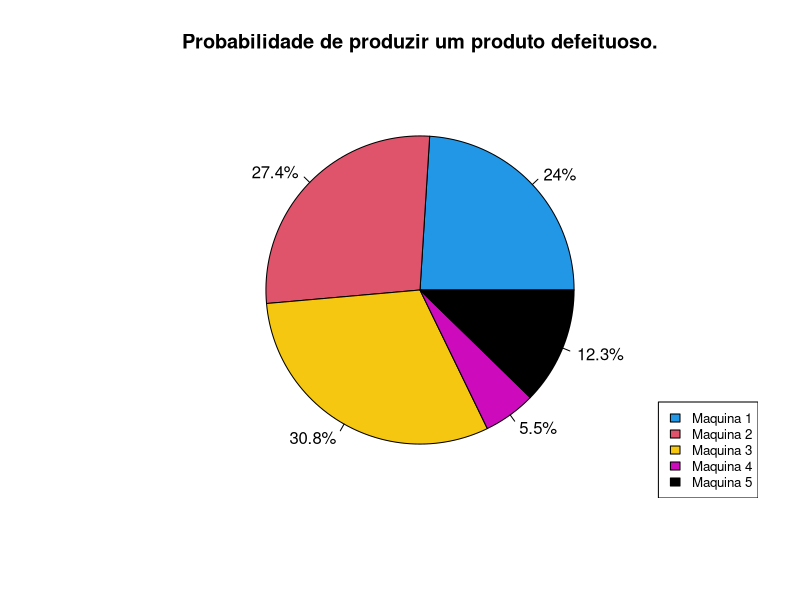

Reproduce this figure in R.
#Developed By Roger Montiero
#Github: https://github.com/RogerMonteiro124
#Date: 09/05/2017
#Time:02:45:21

#Calcular a probabilidade de uma maquina
#produzir um produto com defeito

main<-function(){
  #Maquinas
  #cada maquina possue 2 parametros: A quantidade produzida 
  #com defeito e a quantidade produzida no total
  m1<-c(1,35)
  m2<-c(2,20)
  m3<-c(3,15)
  m4<-c(4,2)
  m5<-c(1,18)
  
  #Essa funcao calcula a fraçao de vezes que a maquina é usada
  PMi<-function(Mi){
    return(Mi[2]/100)
  }
  
  
  PDMi<-function(Mi){
    return(Mi[1]/100)
  }
  PDUMi<-function(Mi){
    return(PMi(Mi)*PDMi(Mi))
  }
  
  PD<-function(m1,m2,m3,m4,m5){
      D=PDUMi(m1)+PDUMi(m2)+PDUMi(m3)+PDUMi(m4)+PDUMi(m5)
      return(D)
  }
  D<-PD(m1,m2,m3,m4,m5)
  PM1D<-function(M1,D){
    return(round(((PDMi(M1)*PMi(M1))/D)*100,1))
  }
  PM2D<-function(M2,D){
    return(round(((PDMi(M2)*PMi(M2))/D)*100,1))
  }
  PM3D<-function(M3,D){
    return(round(((PDMi(M3)*PMi(M3))/D)*100,1))
  }
  PM4D<-function(M4,D){
    return(round(((PDMi(M4)*PMi(M4))/D)*100,1))
  }
  PM5D<-function(M5,D){
    return(round((PDMi(M5)*PMi(M5))/D*100,1))
  }
  
  
  ###DEBUGS###
  PMi(m1)
  PMi(m2)
  PMi(m3)
  PMi(m4)
  PMi(m5)
  PDMi(m1)
  PDMi(m2)
  PDMi(m3)
  PDMi(m4)
  PDMi(m5)
  PDUMi(m1)
  PDUMi(m2)
  PDUMi(m3)
  PDUMi(m4)
  PDUMi(m5)
  PD(m1,m2,m3,m4,m5)
  PM1D(m1,D)
  PM2D(m2,D)
  PM3D(m3,D)
  PM4D(m4,D)
  PM5D(m5,D)
  
  
  #PLOTANDO O GRAFICO
  
  grafico<-c(PM1D(m1,D),PM2D(m2,D),PM3D(m3,D),PM4D(m4,D),PM5D(m5,D))
  graficolabels<-paste(grafico,"%",sep = "")
  
  pie(grafico,main = "Probabilidade de produzir um produto defeituoso.",labels = graficolabels,col = c(4,2,7,6,9))
  
  #Adcionando a Legenda
  
  legend("bottomright","(1,2)", cex=0.8,fill = c(4,2,7,6,9),legend = c("Maquina 1","Maquina 2","Maquina 3","Maquina 4","Maquina 5"))
}
main()


